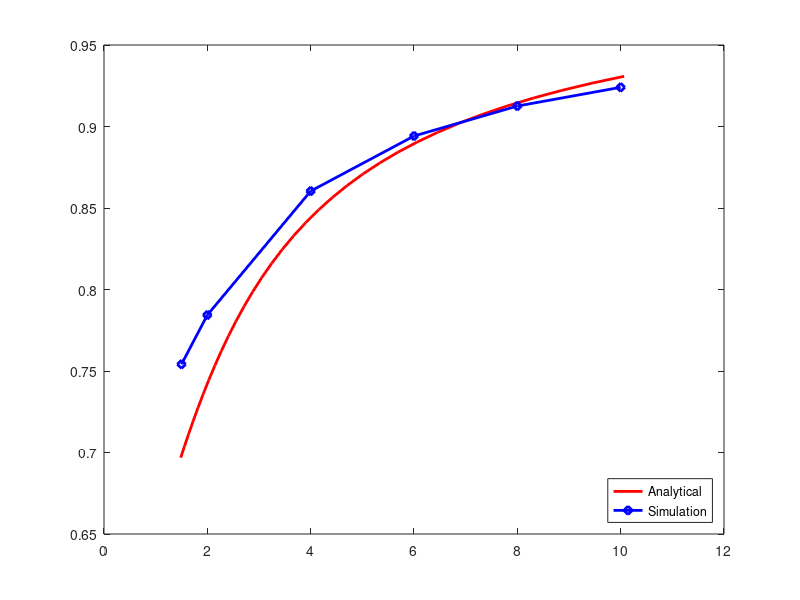

Write the MATLAB code that produced this figure. (Note: this script raises an error after producing the figure.)
clear all 
close all 


% Infinite Case Stimpson data 
Stimpson=[%1.12762596520638	0.659634565253386
%1.16336997096621	0.663574561725088
%1.20389606250946	0.667980555737990
%1.24937082419971	0.672848714538066
%1.29998118213684	0.678174265829014
%1.35593517252533	0.683951358555904
%1.41746279681670	0.690172433398757
1.48481696714102	0.696826901374082
1.55827454591384	0.703899332868352
1.63813748389195	0.711367716653582
1.72473406135577	0.719202364613953
1.81842023752063	0.727365779492672
1.91958111372344	0.735813481190602
2.02863251639945	0.744495557327528
2.14602270635600	0.753358611105619
2.27223422136913	0.762347796034375
2.40778585967732	0.771408702118226
2.55323481252554	0.780488948650297
2.70917895452547	0.789539418946398
2.87625930124658	0.798515131563685
3.05516264414017	0.807375779872834
3.24662437362718	0.816085991082317
3.45143150195435	0.824615362107853
3.67042589824428	0.832938327817851
3.90450774903719	0.841033910888938
4.15463925854907	0.848885394354881
4.42184860385641	0.856479949542848
4.70723416126535	0.863808244363193
5.01196902123804	0.870864050269101
5.33730581043491	0.877643860748041
5.68458184069421	0.884146529895809
6.05522460611384	0.890372936321686
6.45075765083150	0.896325675175809
6.87280683162295	0.902008779314059
7.32310700106110	0.907427469373416
7.80350913870728	0.912587931696935
8.31598795964791	0.917497122518495
8.86265003165173	0.922162596512171
9.44574243431342	0.926592357665851
10.0676619957778	0.930794730405220]; 

numeric=[1.5, 0.7541568604; 2, 0.7843308455 ;4, 0.8603771329; 6,0.8941591515 ;8,0.9125477050; 10, 0.9240337428 ]; 

h=figure; 
plot(Stimpson(:,1),Stimpson(:,2),'r-','linewidth',2); hold on ;
plot(numeric(:,1),numeric(:,2),'bd-','linewidth',2); hold on ;


l=legend({'Analytical','Simulation'},'Location','SouthEast'); 
l.FontSize=20; 


axis([0.5 11 0.4 1.0]); 
ylabel('Cs $(d/2a)$','fontsize',24,'interpreter','latex');
xlabel('$d/2a$','fontsize',24,'interpreter','latex'); 
set(gca,'fontsize',25,'ticklabelinterpreter','latex')
set(gcf,'units','points','position',[30,30,600,450])


% 
set(h,'Units','Inches');
pos = get(h,'Position');
set(h,'PaperPositionMode','Auto','PaperUnits','Inches','PaperSize',[pos(3), pos(4)])
print(h,'NewtonianInt','-dtiff','-r0')
